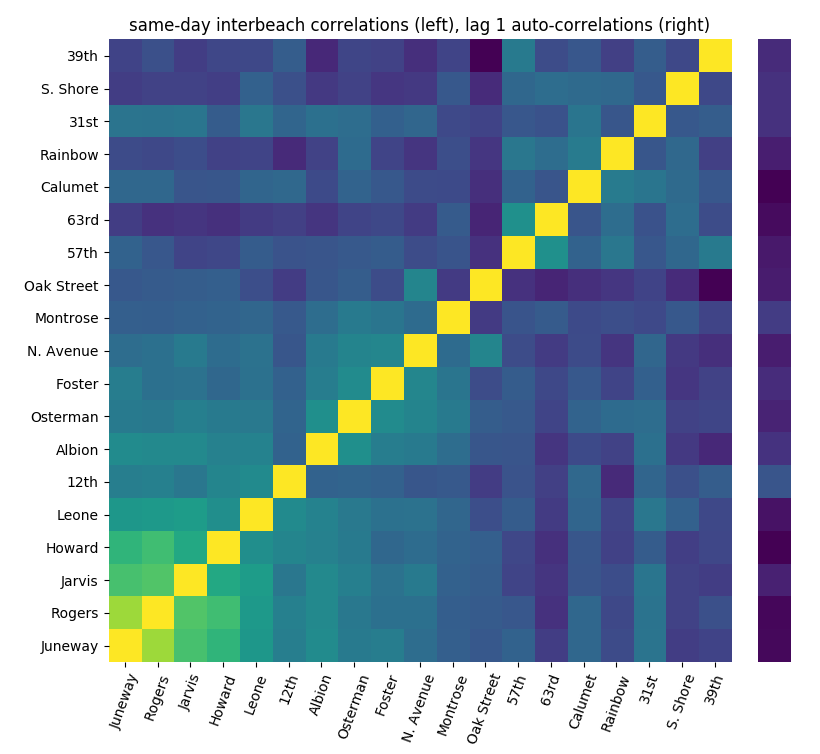

Python code for this plot:
import sys
sys.path.append('/home/kevin/Documents/github/e-coli-beach-predictions/python_src')

import read_data as rd
import numpy as np
import matplotlib.pyplot as plt
import matplotlib.gridspec as gridspec
from scipy.cluster.hierarchy import linkage, fcluster

df = rd.read_data(verbose=True, read_drek=False, read_holiday=False,
                  read_weather_station=False, read_water_sensor=False,
                  read_daily_forecast=False, read_hourly_forecast=False,
                  group_beaches=True)
df = df.pivot(index='Full_date',
              columns='Client.ID',
              values='Escherichia.coli')
df.sort_index()

df.columns = [c.replace('North', 'N.').replace('South', 'S.')
              for c in df.columns]

lag_corr = df.apply(lambda col: col.autocorr(lag=1))

corr = df.corr()

l = linkage(corr)
labels = fcluster(l, .2)
inds = np.zeros(corr.shape[0], dtype=int)

inds = []
for label in range(max(labels)):
    inds.extend(np.where(labels == label)[0].tolist())

inds = np.array(inds)

corrv = corr.values[inds].T[inds]

f = plt.figure(figsize=(9,9))

gs = gridspec.GridSpec(10, 10)

ax_lag_bot = plt.subplot(gs[1:, -1])
ax_lag_bot.imshow(lag_corr.values[inds][:, None], vmin=0, vmax=1)
ax_lag_bot.set_ylabel('auto-correlation (lag 1)')
ax_lag_bot.set_axis_off()

ax = plt.subplot(gs[1:, :-1])

ax.set_title('same-day interbeach correlations (left), lag 1 auto-correlations (right)')
ax.imshow(corrv, vmin=0, vmax=1)
ax.set_xticks(np.arange(corr.shape[0]))
plt.xticks(rotation=70)
ax.set_xticklabels(corr.columns[inds])
ax.set_yticks(np.arange(corr.shape[0]))
ax.set_yticklabels(corr.columns[inds])
ax.set_xlim([-.5, corr.shape[0]-1.5])
ax.set_ylim([-.5, corr.shape[0]-1.5])
for d in ["left", "top", "bottom", "right"]:
    ax.spines[d].set_visible(False)
f.align_labels()
plt.savefig('corr.png', transparent=True)
plt.show()
